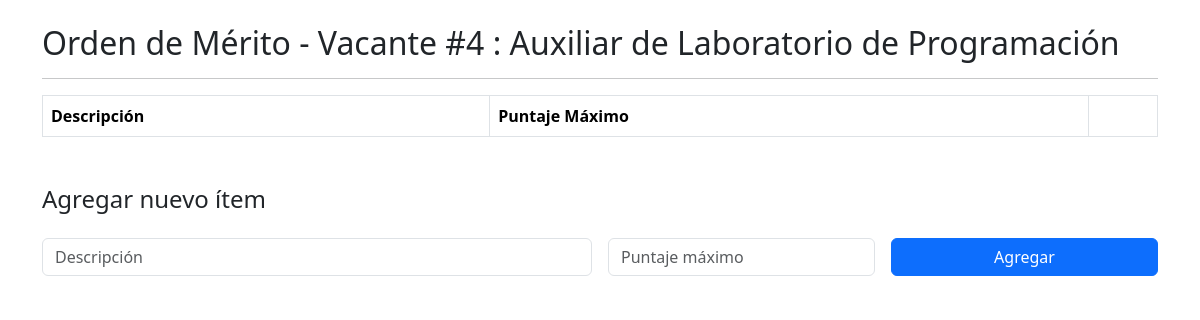
The app's page /php/orden_de_merito.php?id=4 (signed in), older data.
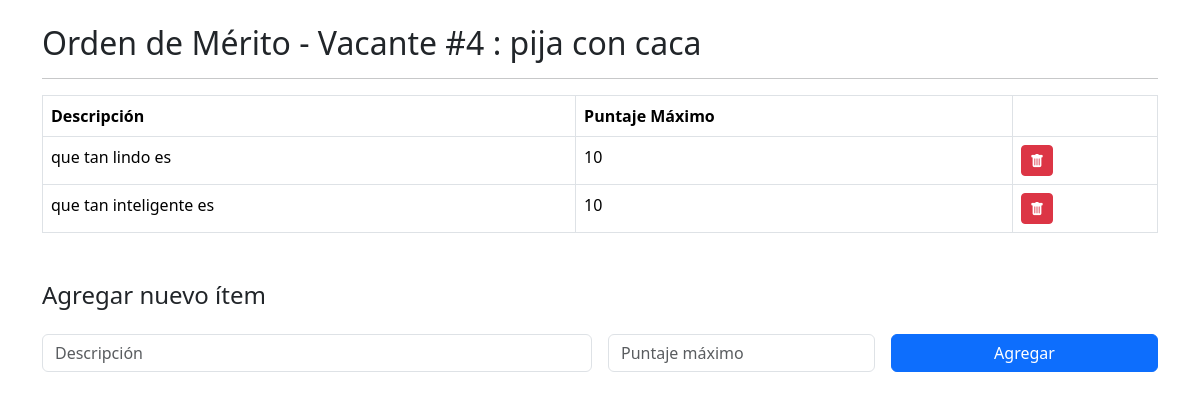
The same page, newer data.
### tables this page shows
CREATE TABLE `vacante` (
  `ID` int(11) NOT NULL,
  `estado` varchar(256) NOT NULL,
  `descripcion` varchar(525) NOT NULL,
  `fecha_ini` date NOT NULL,
  `fecha_fin` date NOT NULL,
  `titulo` varchar(150) NOT NULL
);

CREATE TABLE `item` (
  `nro_item` int(11) NOT NULL,
  `ID_Vacante` int(11) NOT NULL,
  `descripcion` varchar(256) NOT NULL,
  `valor_max` int(11) NOT NULL
);

### php/orden_de_merito.php (the view, shortened to what this page needs)
<?php
require("conection.php");
$idVacante = intval($_GET['id']);
$sqlItemsVacantes = "SELECT * FROM vacante WHERE ID = $idVacante";
$resultado2 = mysqli_query($conn, $sqlItemsVacantes);
$sqlItems = "SELECT * FROM item WHERE ID_Vacante = $idVacante";
$resultado = mysqli_query($conn, $sqlItems);
?>
<!DOCTYPE html>
<html lang="es">
<head>
  <link href="https://cdn.jsdelivr.net/npm/bootstrap@5.3.3/dist/css/bootstrap.min.css" rel="stylesheet">
  <link href="https://cdn.jsdelivr.net/npm/bootstrap-icons@1.10.5/font/bootstrap-icons.css" rel="stylesheet">
</head>
<body class="container py-4">
  <?php
  if ($resultado2 && mysqli_num_rows($resultado2) > 0) {
    $vacante = mysqli_fetch_assoc($resultado2);
    echo "<h2>Orden de Mérito - Vacante #". $idVacante ." : " .$vacante['titulo']."</h2>" ;
} else {
    echo "<p>No se encontró la vacante.</p>";
}
  echo "<hr>";
  ?>
  <table class="table table-bordered">
    <thead>
  <tr>
    <th>Descripción</th>
    <th>Puntaje Máximo</th>
    <th> </th>
  </tr>
</thead>
    <tbody>
      <tbody>
  <?php while ($item = mysqli_fetch_assoc($resultado)): ?>
    <tr>
      <td><?= htmlspecialchars($item['descripcion']) ?></td>
      <td><?= $item['valor_max'] ?></td>
      <td>
        <form method="post" action="orden_de_merito.php?id=<?= $idVacante ?>" style="display:inline;">
          <button type="submit" class="btn btn-danger btn-sm" title="Eliminar">
  <i class="bi bi-trash-fill text-white"></i>
</button>
        </form>
      </td>
    </tr>
  <?php endwhile; ?>
</tbody>
    </tbody>
  </table>
  <h4 class="mt-5">Agregar nuevo ítem</h4>
  <form action="orden_de_merito.php?id=<?= $idVacante ?>" method="post" class="row g-3 mt-2">
    <div class="col-md-6">
      <input type="text" name="descripcion" class="form-control" placeholder="Descripción" required>
    </div>
    <div class="col-md-3">
      <input type="number" name="puntaje_max" class="form-control" placeholder="Puntaje máximo" min="0" required>
    </div>
    <div class="col-md-3">
      <button type="submit" class="btn btn-primary w-100">Agregar</button>
    </div>
  </form>
</body>
</html>

Row changes from the older to the newer data that the page shows:
changed vacante: titulo "Auxiliar de Laboratorio de Programación" → "pija con caca"
added item: descripcion "que tan lindo es", valor_max "10"
added item: descripcion "que tan inteligente es", valor_max "10"
